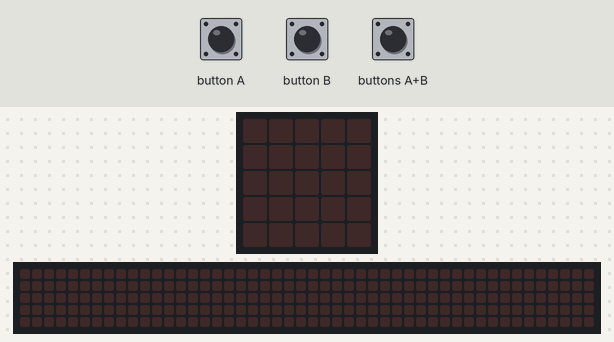
This program was run on a simulated BBC micro:bit (MakeCode). Shown: the board's 5×5 LED display, a strip that is not on the board, showing the scrolling text unrolled. The inputs (shaded band) are chosen by the test bench. The 48×5 strip is a reading aid, not a part: it shows the text the display is scrolling, unrolled, one strip-width of it at a time.

Above: at 1.2 s.
1.3 s: buttons A+B pressed for 0.15 s
At 1.52 s:
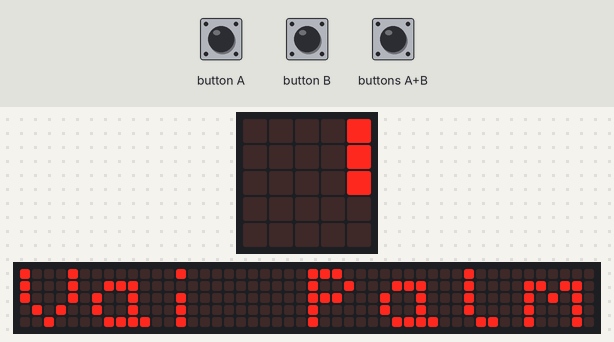
At 4.8 s:
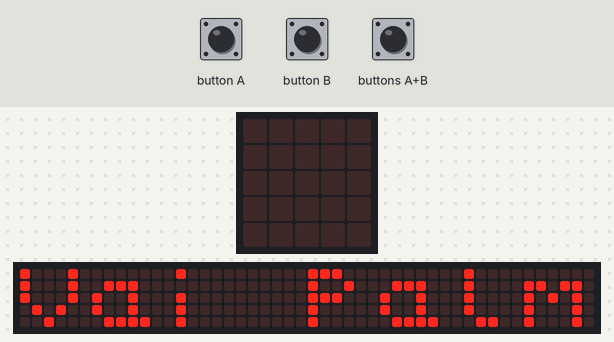

The program:

main.ts
```typescript
basic.forever(function on_forever() {
    if (input.buttonIsPressed(Button.AB)) {
        basic.showString("Vai Palmeiras")
    }

    if (input.buttonIsPressed(Button.A)) {
        music.startMelody(music.builtInMelody(Melodies.Dadadadum), MelodyOptions.Once)
    } else if (input.buttonIsPressed(Button.B)) {
        basic.showIcon(IconNames.Giraffe)
    }

})
```

test.ts
```typescript
// testes vão aqui; isto não será compilado quando este pacote for usado como uma extensão.
```

Measured:
- after the input at 1.3 s, the display: first changes at once (image 1 shows a later state)
- what the display in image 2 shows lasts 0.9 s, from 4.2 s to 5.1 s
